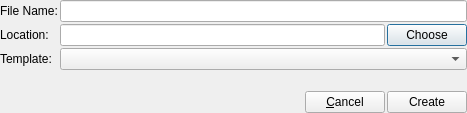
<?xml version="1.0" encoding="UTF-8"?>
<ui version="4.0">
 <class>NewFromTemplateDialog</class>
 <widget class="QDialog" name="NewFromTemplateDialog">
  <property name="geometry">
   <rect>
    <x>0</x>
    <y>0</y>
    <width>467</width>
    <height>113</height>
   </rect>
  </property>
  <property name="windowTitle">
   <string>New From Template</string>
  </property>
  <layout class="QVBoxLayout" name="verticalLayout">
   <property name="spacing">
    <number>2</number>
   </property>
   <property name="margin">
    <number>0</number>
   </property>
   <item>
    <layout class="QFormLayout" name="formLayout_2">
     <item row="2" column="0">
      <widget class="QLabel" name="label_3">
       <property name="text">
        <string>Template:</string>
       </property>
      </widget>
     </item>
     <item row="1" column="0">
      <widget class="QLabel" name="label_2">
       <property name="text">
        <string>Location:</string>
       </property>
      </widget>
     </item>
     <item row="1" column="1">
      <layout class="QHBoxLayout" name="horizontalLayout_5">
       <item>
        <widget class="QLineEdit" name="lineEdit_2"/>
       </item>
       <item>
        <widget class="QPushButton" name="buttonChoose">
         <property name="text">
          <string>Choose</string>
         </property>
        </widget>
       </item>
      </layout>
     </item>
     <item row="0" column="0">
      <widget class="QLabel" name="label">
       <property name="text">
        <string>File Name:</string>
       </property>
      </widget>
     </item>
     <item row="0" column="1">
      <widget class="QLineEdit" name="lineEdit"/>
     </item>
     <item row="2" column="1">
      <widget class="QComboBox" name="comboBox"/>
     </item>
    </layout>
   </item>
   <item>
    <layout class="QHBoxLayout" name="horizontalLayout">
     <item>
      <spacer name="horizontalSpacer">
       <property name="orientation">
        <enum>Qt::Horizontal</enum>
       </property>
       <property name="sizeHint" stdset="0">
        <size>
         <width>40</width>
         <height>20</height>
        </size>
       </property>
      </spacer>
     </item>
     <item>
      <widget class="QPushButton" name="buttonCancel">
       <property name="text">
        <string>&amp;Cancel</string>
       </property>
       <property name="icon">
        <iconset resource="../../res.qrc">
         <normaloff>:/actions/resources/actions/process-stop.png</normaloff>:/actions/resources/actions/process-stop.png</iconset>
       </property>
      </widget>
     </item>
     <item>
      <widget class="QPushButton" name="buttonCreate">
       <property name="text">
        <string>Create</string>
       </property>
       <property name="icon">
        <iconset resource="../../res.qrc">
         <normaloff>:/actions/resources/actions/edit-delete.png</normaloff>:/actions/resources/actions/edit-delete.png</iconset>
       </property>
      </widget>
     </item>
    </layout>
   </item>
  </layout>
 </widget>
 <resources>
  <include location="../../res.qrc"/>
 </resources>
 <connections>
  <connection>
   <sender>buttonCancel</sender>
   <signal>clicked()</signal>
   <receiver>NewFromTemplateDialog</receiver>
   <slot>reject()</slot>
   <hints>
    <hint type="sourcelabel">
     <x>110</x>
     <y>139</y>
    </hint>
    <hint type="destinationlabel">
     <x>108</x>
     <y>170</y>
    </hint>
   </hints>
  </connection>
 </connections>
</ui>
